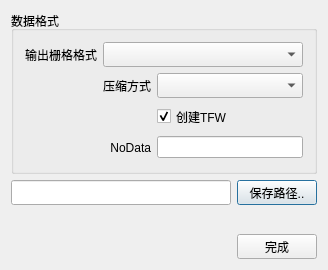
<?xml version="1.0" encoding="UTF-8"?>
<ui version="4.0">
 <class>ipfModelerOut</class>
 <widget class="QDialog" name="ipfModelerOut">
  <property name="geometry">
   <rect>
    <x>0</x>
    <y>0</y>
    <width>328</width>
    <height>270</height>
   </rect>
  </property>
  <property name="windowTitle">
   <string>数据输出</string>
  </property>
  <layout class="QVBoxLayout" name="verticalLayout">
   <item>
    <widget class="QGroupBox" name="groupBox">
     <property name="title">
      <string>数据格式</string>
     </property>
     <property name="flat">
      <bool>true</bool>
     </property>
     <property name="checkable">
      <bool>false</bool>
     </property>
     <layout class="QGridLayout" name="gridLayout_2">
      <item row="0" column="0">
       <layout class="QGridLayout" name="gridLayout">
        <item row="1" column="1">
         <widget class="QLabel" name="label_2">
          <property name="minimumSize">
           <size>
            <width>0</width>
            <height>25</height>
           </size>
          </property>
          <property name="maximumSize">
           <size>
            <width>100</width>
            <height>16777215</height>
           </size>
          </property>
          <property name="text">
           <string>压缩方式</string>
          </property>
          <property name="alignment">
           <set>Qt::AlignRight|Qt::AlignTrailing|Qt::AlignVCenter</set>
          </property>
         </widget>
        </item>
        <item row="0" column="0">
         <widget class="QLabel" name="label">
          <property name="minimumSize">
           <size>
            <width>0</width>
            <height>25</height>
           </size>
          </property>
          <property name="maximumSize">
           <size>
            <width>100</width>
            <height>16777215</height>
           </size>
          </property>
          <property name="text">
           <string>输出栅格格式</string>
          </property>
         </widget>
        </item>
        <item row="0" column="1" colspan="2">
         <widget class="QComboBox" name="comboBox">
          <property name="minimumSize">
           <size>
            <width>0</width>
            <height>25</height>
           </size>
          </property>
         </widget>
        </item>
        <item row="3" column="1">
         <widget class="QLabel" name="label_3">
          <property name="minimumSize">
           <size>
            <width>0</width>
            <height>25</height>
           </size>
          </property>
          <property name="layoutDirection">
           <enum>Qt::LeftToRight</enum>
          </property>
          <property name="text">
           <string>NoData</string>
          </property>
          <property name="alignment">
           <set>Qt::AlignRight|Qt::AlignTrailing|Qt::AlignVCenter</set>
          </property>
         </widget>
        </item>
        <item row="2" column="2">
         <widget class="QCheckBox" name="checkBox">
          <property name="minimumSize">
           <size>
            <width>0</width>
            <height>25</height>
           </size>
          </property>
          <property name="layoutDirection">
           <enum>Qt::LeftToRight</enum>
          </property>
          <property name="text">
           <string>创建TFW</string>
          </property>
          <property name="checkable">
           <bool>true</bool>
          </property>
          <property name="checked">
           <bool>true</bool>
          </property>
         </widget>
        </item>
        <item row="1" column="2">
         <widget class="QComboBox" name="comboBox_2">
          <property name="minimumSize">
           <size>
            <width>0</width>
            <height>25</height>
           </size>
          </property>
         </widget>
        </item>
        <item row="3" column="2">
         <widget class="QLineEdit" name="lineEdit_2"/>
        </item>
       </layout>
      </item>
     </layout>
    </widget>
   </item>
   <item>
    <layout class="QHBoxLayout" name="horizontalLayout_2">
     <item>
      <widget class="QLineEdit" name="lineEdit">
       <property name="minimumSize">
        <size>
         <width>0</width>
         <height>25</height>
        </size>
       </property>
      </widget>
     </item>
     <item>
      <widget class="QPushButton" name="pushButton_2">
       <property name="minimumSize">
        <size>
         <width>75</width>
         <height>25</height>
        </size>
       </property>
       <property name="text">
        <string>保存路径..</string>
       </property>
      </widget>
     </item>
    </layout>
   </item>
   <item>
    <spacer name="verticalSpacer">
     <property name="orientation">
      <enum>Qt::Vertical</enum>
     </property>
     <property name="sizeHint" stdset="0">
      <size>
       <width>299</width>
       <height>83</height>
      </size>
     </property>
    </spacer>
   </item>
   <item>
    <layout class="QHBoxLayout" name="horizontalLayout_3">
     <item>
      <spacer name="horizontalSpacer">
       <property name="orientation">
        <enum>Qt::Horizontal</enum>
       </property>
       <property name="sizeHint" stdset="0">
        <size>
         <width>198</width>
         <height>20</height>
        </size>
       </property>
      </spacer>
     </item>
     <item>
      <widget class="QPushButton" name="pushButton">
       <property name="minimumSize">
        <size>
         <width>75</width>
         <height>25</height>
        </size>
       </property>
       <property name="text">
        <string>完成</string>
       </property>
      </widget>
     </item>
    </layout>
   </item>
  </layout>
 </widget>
 <layoutdefault spacing="6" margin="11"/>
 <resources/>
 <connections/>
</ui>
